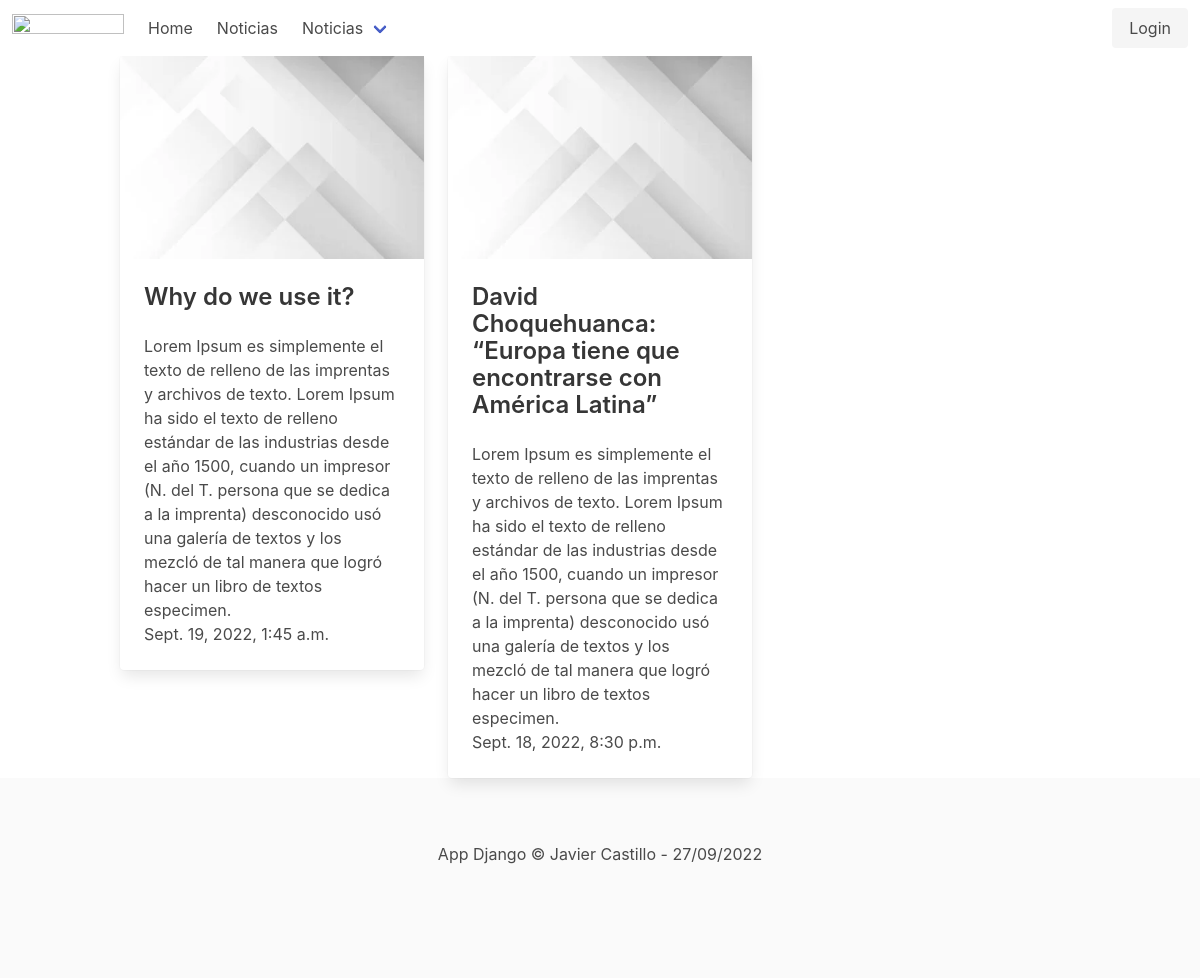
Screenshot of /politica/ with the database file from the repository.
### DemoApp/models.py (models this page shows, shortened)
class Noticia(models.Model):
    title = models.CharField(max_length=200,verbose_name ="Titulo")
    category = models.CharField(max_length=150,verbose_name ="Categoria")
    content = models.TextField(verbose_name ="Contenido")
    image =models.ImageField(default='null',verbose_name ="Imagen",upload_to="noticias")
    public = models.BooleanField(verbose_name ="Publicado")
    created_at = models.DateTimeField(auto_now_add=True,verbose_name ="Creado")
    update_at = models.DateTimeField(auto_now=True,verbose_name ="Editado")
    class Meta:
            verbose_name ="Noticia"
            verbose_name_plural ="Noticias"
            ordering =['-created_at']

### DemoApp/views.py (the view)
# urls.py: path('politica/', views.politica,name="politica"),
def politica(request):
    noticias =Noticia.objects.filter(category="politica")
    return render(request,'politica.html',{
        'noticias':noticias
    })

### DemoApp/templates/politica.html (shortened to what this page needs)
{% extends 'layout.html' %}
{% block content %}
<div class="columns is-flex-wrap-wrap">
    {% for noticia in noticias %}
    <div class="column is-one-third">
      <div class="card">
        <figure class="image image image is-3by2">
          <img src="{{noticia.image.url}}"/>
        </figure>
        <div class="card-content">
          <div class="content">
              <p class="title is-4">{{noticia.title}}</p>
          </div>
          <div class="content">
            {{noticia.content}}
            <br />
            <time datetime="2016-1-1">{{noticia.created_at}}</time>
          </div>
        </div>
      </div>
    </div>
    {% endfor %}
  </div>
{% endblock %}

### rows the page displays
Noticia: image (picture), title "Why do we use it?", content "Lorem Ipsum es simplemente el texto de relleno de las imprentas y archivos de texto. Lorem Ipsum ha sido el texto de relleno estándar de las industrias desde el año 1500, cuando un impresor (N. del T. persona que se dedica a la imprenta) desconocido usó una galería de textos y los mezcló de tal manera que logró hacer un libro de textos especimen.", created_at "Sept. 19, 2022, 1:45 a.m."
Noticia: image (picture), title "David Choquehuanca: “Europa tiene que encontrarse con América Latina”", content "Lorem Ipsum es simplemente el texto de relleno de las imprentas y archivos de texto. Lorem Ipsum ha sido el texto de relleno estándar de las industrias desde el año 1500, cuando un impresor (N. del T. persona que se dedica a la imprenta) desconocido usó una galería de textos y los mezcló de tal manera que logró hacer un libro de textos especimen.", created_at "Sept. 18, 2022, 8:30 p.m."
